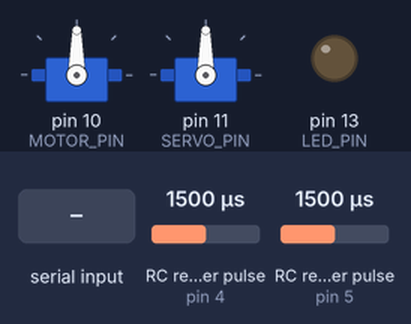
Simulated run of this sketch. Board: Arduino Uno, built with avr-gcc and run on an emulated ATmega328P. On the bench: 2 × servo, output pins drawn as LEDs (lit = HIGH). Wiring (inferred from the names in the program): 2 × RC receiver channel: data pin 4 / data pin 5. The test bench sets the inputs (shaded band); at power-on: RC receiver pulse (sensors on pin 4, pin 5) 1500 µs. What the sketch prints to the serial monitor is not drawn.

Above: at 2.2 s.
2.3 s: "M,45\n" received over Serial
At 2.9 s:
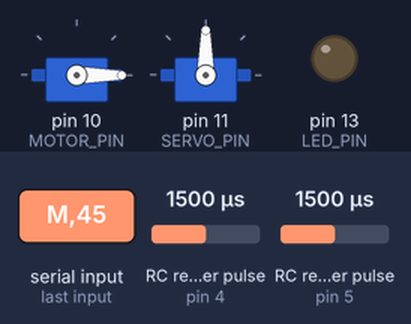
3.8 s: "S,45\n" received over Serial
At 4.6 s:
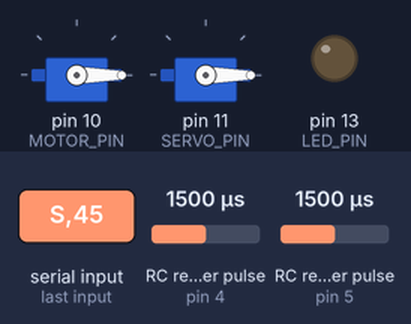
5.3 s: "M90\n" received over Serial
At 6.3 s:
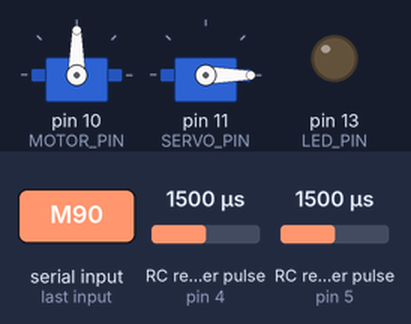
6.8 s: "M\n" received over Serial
At 7.4 s:
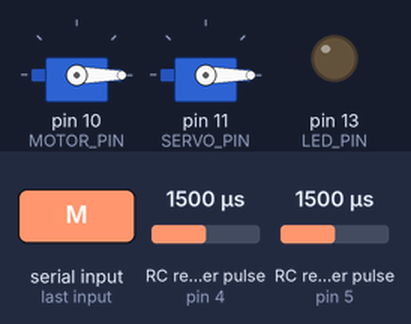
Timing chart, 0 to 9.3 s (numbered marks = the images above; inputs shaded):
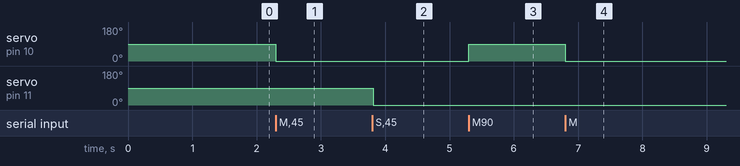

Measured:
- after the input at 2.3 s, servo on pin 10 (MOTOR_PIN): 90° → 0° at once
- after the input at 3.8 s, servo on pin 11 (SERVO_PIN): 90° → 0° at once
- after the input at 5.3 s, servo on pin 10 (MOTOR_PIN): 0° → 90° at once
- after the input at 6.8 s, servo on pin 10 (MOTOR_PIN): 90° → 0° at once

The sketch:

firmware.ino
```cpp
// (licence header left out)
#include <Servo.h>
#include <EnableInterrupt.h>

// Pins mapping
const int THROTTLE_PIN = 4;
const int STEERING_PIN = 5;
const int MOTOR_PIN = 10;
const int SERVO_PIN= 11;
const int LED_PIN = 13; // the on-board L LED

// Globals
bool debug = false;
volatile uint8_t updateFlagsShared;
uint8_t updateFlags;
const int THROTTLE_FLAG = 1;
const int STEERING_FLAG = 2;

uint32_t throttleStart;
uint32_t steeringStart;
volatile uint16_t throttleInShared;
volatile uint16_t steeringInShared;

// Cctual throttle range is [980, 1980  === [253.176]
uint16_t throttleIn = 1500;
// Cctual steering range is [1000, 1984] === [0. 177] -- TODO: do we need calibration?
uint16_t steeringIn = 1500;

// Motor limits  -- TODO: not used
const int MOTOR_MAX = 120;
const int MOTOR_MIN = 40;
const int MOTOR_NEUTRAL = 90;

// Steering limits -- TODO: not used
const int D_THETA_MAX = 30;
const int THETA_CENTER = 90;
const int THETA_MAX = THETA_CENTER + D_THETA_MAX;
const int THETA_MIN = THETA_CENTER - D_THETA_MAX;

// Interfaces to motor and steering actuators
Servo motor;
Servo steering;

String inputLine = "";
bool rawOutput = false;
bool isConnected = true;
unsigned long lastHeartbeat = 0;

void initActuators() {
  motor.attach(MOTOR_PIN);
  steering.attach(SERVO_PIN);
}

void armActuators() {
  motor.write(MOTOR_NEUTRAL);
  steering.write(THETA_CENTER);
  delay(1000);
}

// RC steering input interrupt service routine
void steeringISR() {
  if(digitalRead(STEERING_PIN) == HIGH) {
    steeringStart = micros();
  } else {
    steeringInShared = (uint16_t)(micros() - steeringStart);
    updateFlagsShared |= STEERING_FLAG;
  }
}

// RC throttle input interrupt service routine
void throttleISR() {
  if(digitalRead(THROTTLE_PIN) == HIGH) {
    // rising edge of the signal pulse, start timing
    throttleStart = micros();
  } else {
    // falling edge, calculate duration of throttle pulse
    throttleInShared = (uint16_t)(micros() - throttleStart);
    // set the throttle flag to indicate that a new signal has been received
    updateFlagsShared |= THROTTLE_FLAG;
  }
}

void initRCInput() {
  pinMode(THROTTLE_PIN, INPUT_PULLUP);
  pinMode(STEERING_PIN, INPUT_PULLUP);
  pinMode(LED_PIN, OUTPUT);
  digitalWrite(LED_PIN, LOW);
  enableInterrupt(THROTTLE_PIN, throttleISR, CHANGE);
  enableInterrupt(STEERING_PIN, steeringISR, CHANGE);
}

// Handle inputs from RC
void readAndCopyInputs() {
  // check global update flags to see if any channels have a new signal
  if (updateFlagsShared) {
    noInterrupts();
    // make local copies
    updateFlags = updateFlagsShared;
    if(updateFlags & THROTTLE_FLAG) {
      throttleIn = throttleInShared;
    }
    if(updateFlags & STEERING_FLAG) {
      steeringIn = steeringInShared;
    }
    // clear shared update flags and enable interrupts
    updateFlagsShared = 0;
    interrupts();
  }
}

// Scale RC pulses from 1000 - 2000 microseconds to 0 - 180 PWM angles
uint8_t microseconds2PWM(uint16_t microseconds) {
  if (microseconds < 1000)
    microseconds = 1000;

  microseconds -= 1000;
  uint16_t pwm = int(microseconds *.180 + .5);

  if (pwm < 0)
    pwm = 0;
  if (pwm > 180)
    pwm = 180;
  return static_cast<uint8_t>(pwm);
}

/*
  Parse inputLine received from host

  M [val]   -- set motor to val
  S [val]   -- set servo to val
  H         -- heartbeat
  R         -- serial output raw
  V         -- serial output in range [0, 180] (default)

  Change parameters of servo and motor values accordingly
  return true if steering or throttle values have changed
*/
bool cmdParse(uint8_t *rc_outputs_steering, uint8_t *rc_outputs_throttle) {
  String val;
  if (inputLine.length() < 1)
    return false;

  int commandCode = inputLine[0];
  bool ret = false;

  Serial.println(inputLine);
  switch (commandCode) {
    case 'R':
      rawOutput = true;
      break;
    case 'V':
      rawOutput = false;
      break;
    case 'M':
      val = inputLine.substring(1);
      *rc_outputs_throttle = constrain(val.toInt(), 0, 180);
      ret = true;
      break;
    case 'S':
      val = inputLine.substring(1);
      *rc_outputs_steering = constrain(val.toInt(), 0, 180);
      ret = true;
      break;
  }

  // treat each command as a heartbeat
  lastHeartbeat = millis();
  return ret;
}

void setup() {
  inputLine.reserve(128);

  initRCInput();
  initActuators();

  armActuators();
  Serial.begin(38400); //57600); // 38400);
}

void loop() {
  static uint8_t rc_outputs_steering = THETA_CENTER;
  static uint8_t rc_outputs_throttle = MOTOR_NEUTRAL;
  static unsigned long dt;
  static unsigned long t0;
  static uint8_t last_steeringIn;
  static uint8_t last_throttleIn;
  unsigned long now;
  uint8_t rc_inputs_steering;
  uint8_t rc_inputs_throttle;

  // check for connected flag
  if (!isConnected)
    return;

  // compute time elapsed from last loop
  now = millis();
  dt = now - t0;

  // handle inputs from radio receiver every 50 msec
  if (dt > 50) {
    readAndCopyInputs();

    // RC inputs scaled to [0, 180] range
    rc_inputs_throttle = microseconds2PWM(throttleIn);
    rc_inputs_steering = microseconds2PWM(steeringIn);

    // send readings to the host only when changed
    if ((0 < abs(last_throttleIn - throttleIn)) || (0< abs(last_steeringIn - steeringIn))) {
      // send readings to the host
      if (rawOutput) {
        Serial.print(throttleIn);
        Serial.print(" ");
        Serial.println(steeringIn);
      } else {
        Serial.print(rc_inputs_throttle);
        Serial.print("  ");
        Serial.println(rc_inputs_steering);
      }
    }
    t0 = millis();
  }

  // handle input from host
  while (Serial.available()) {
    char ch = (char)Serial.read();
    if (ch == '\n') {
      if (cmdParse(&rc_outputs_steering, &rc_outputs_throttle)) {
        if (debug) {
          Serial.print("****");
          Serial.print(rc_outputs_steering);
          Serial.println(rc_outputs_throttle);
        }
        // output values have changed
        motor.write(rc_outputs_throttle);
        delay(15);
        steering.write(rc_outputs_steering);
        delay(15);
      }
      inputLine = "";
     } else
       inputLine += ch;
  }

/* DEBUG
  // check connection to host and stop the car if the heartbeat has not been received for a second
  if (lastHeartbeat + 1000 < now) {

    rc_outputs_steering = THETA_CENTER;
    rc_outputs_throttle = MOTOR_NEUTRAL;
    motor.write(rc_outputs_throttle);
    steering.write(rc_outputs_steering);
    isConnected = false;
  }
*/
} // loop
```
